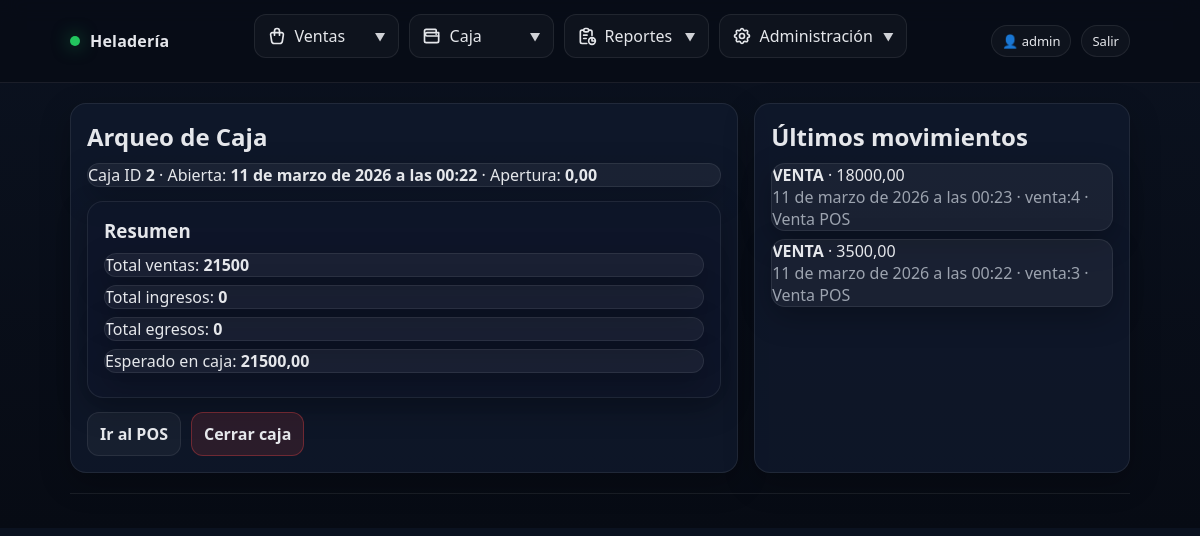
The page /caja/arqueo/ (signed in) on the database as committed earlier.
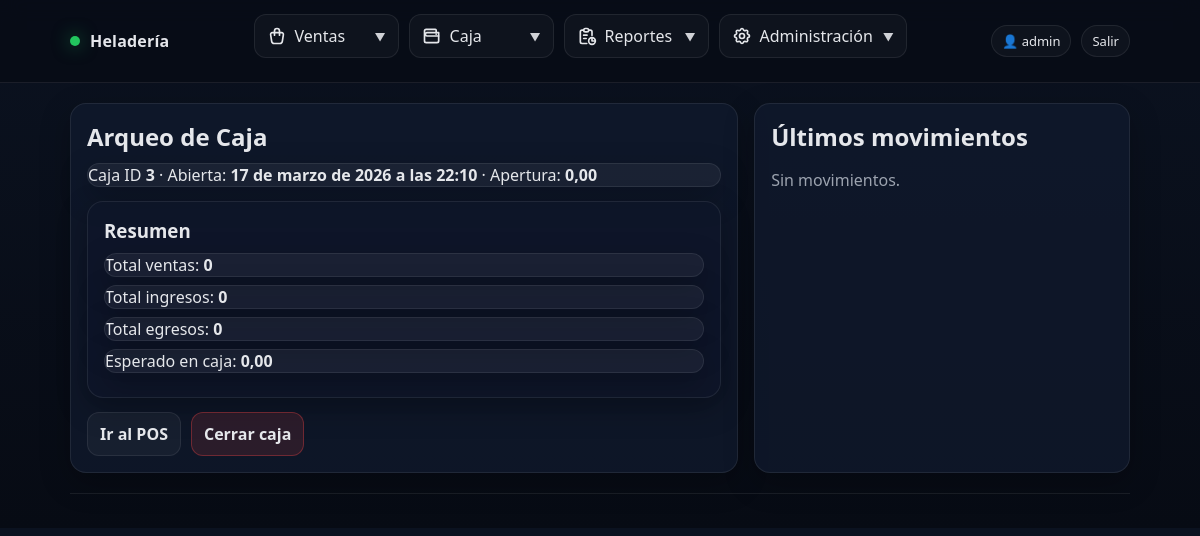
The same page on the database as committed later.
### apps/caja/models.py (models this page shows, shortened)
class CajaSesion(models.Model):
    class Estado(models.TextChoices):
        ABIERTA = "ABIERTA", "Abierta"
        CERRADA = "CERRADA", "Cerrada"
    usuario = models.ForeignKey(
        settings.AUTH_USER_MODEL,
        on_delete=models.PROTECT,
        related_name="cajas",
    )
    estado = models.CharField(
        max_length=10,
        choices=Estado.choices,
        default=Estado.ABIERTA,
    )
    fecha_apertura = models.DateTimeField(auto_now_add=True)
    monto_apertura = models.DecimalField(max_digits=12, decimal_places=2, default=0)
    fecha_cierre = models.DateTimeField(blank=True, null=True)
    monto_cierre_declarado = models.DecimalField(max_digits=12, decimal_places=2, blank=True, null=True)
    notas = models.CharField(max_length=255, blank=True)
    class Meta:
        ordering = ["-fecha_apertura"]
        verbose_name = "Caja (Sesión)"
        verbose_name_plural = "Cajas (Sesiones)"

class MovimientoCaja(models.Model):
    class Tipo(models.TextChoices):
        VENTA = "VENTA", "Venta"
        INGRESO = "INGRESO", "Ingreso"
        EGRESO = "EGRESO", "Egreso"
        AJUSTE = "AJUSTE", "Ajuste"
    caja_sesion = models.ForeignKey(
        CajaSesion,
        on_delete=models.PROTECT,
        related_name="movimientos",
    )
    tipo = models.CharField(max_length=10, choices=Tipo.choices)
    monto = models.DecimalField(max_digits=12, decimal_places=2)
    referencia = models.CharField(max_length=80, blank=True)  # ej: "venta:123"
    motivo = models.CharField(max_length=255, blank=True)
    usuario = models.ForeignKey(settings.AUTH_USER_MODEL, on_delete=models.PROTECT)
    creado_en = models.DateTimeField(auto_now_add=True)
    class Meta:
        ordering = ["-creado_en"]
        verbose_name = "Movimiento de Caja"
        verbose_name_plural = "Movimientos de Caja"

### apps/caja/views.py (the view)
# urls.py: path("arqueo/", views.arqueo_caja, name="arqueo"),
@login_required
def arqueo_caja(request):
    caja = get_caja_abierta(request.user)
    if not caja:
        messages.warning(
            request,
            "La caja está cerrada. Debes abrir una caja para continuar."
        )
        return redirect("caja:apertura")
    movs = caja.movimientos.all()  # Assuming 'movimiento_set' is the related name for MovimientoCaja
    total_ingresos = movs.filter(tipo=MovimientoCaja.Tipo.INGRESO).aggregate(s=Sum("monto"))["s"] or Decimal("0")
    total_egresos  = movs.filter(tipo=MovimientoCaja.Tipo.EGRESO).aggregate(s=Sum("monto"))["s"] or Decimal("0")
    total_ventas   = movs.filter(tipo=MovimientoCaja.Tipo.VENTA).aggregate(s=Sum("monto"))["s"] or Decimal("0")
    esperado = caja.monto_apertura + total_ingresos + total_ventas - total_egresos
    return render(
        request,
        "caja/arqueo.html",
        {
            "caja": caja,
            "total_ingresos": total_ingresos,
            "total_egresos": total_egresos,
            "total_ventas": total_ventas,
            "esperado": esperado,
            "movimientos": movs[:20],
        },
    )

### apps/caja/services.py (called while the page is built)
def get_caja_abierta(usuario) -> CajaSesion | None:
    return (
        CajaSesion.objects
        .filter(usuario=usuario, estado=CajaSesion.Estado.ABIERTA)
        .first()
    )

### templates/caja/arqueo.html (shortened to what this page needs)
{% extends "base.html" %}
{% block content %}
  <div class="grid">
    <section class="card">
      <h1>Arqueo de Caja</h1>
      <div class="msg">
        Caja ID <b>{{ caja.id }}</b> · Abierta: <b>{{ caja.fecha_apertura }}</b> · Apertura: <b>{{ caja.monto_apertura }}</b>
      </div>
      <div class="card" style="margin-top:14px;background:rgba(15,23,42,.55)">
        <h3>Resumen</h3>
        <div class="msg">Total ventas: <b>{{ total_ventas }}</b></div>
        <div class="msg">Total ingresos: <b>{{ total_ingresos }}</b></div>
        <div class="msg">Total egresos: <b>{{ total_egresos }}</b></div>
        <div class="msg">Esperado en caja: <b>{{ esperado }}</b></div>
      </div>
      <div class="row" style="margin-top:14px">
        <a class="btn" href="{% url 'ventas:pos' %}">Ir al POS</a>
        <a class="btn danger" href="{% url 'caja:cierre' %}">Cerrar caja</a>
      </div>
    </section>
    <aside class="card">
      <h2>Últimos movimientos</h2>
      {% if movimientos %}
        {% for m in movimientos %}
          <div class="msg">
            <b>{{ m.tipo }}</b> · {{ m.monto }}<br>
            <span class="muted">{{ m.creado_en }} · {{ m.referencia }} · {{ m.motivo }}</span>
          </div>
        {% endfor %}
      {% else %}
        <p class="muted">Sin movimientos.</p>
      {% endif %}
    </aside>
  </div>
{% endblock %}

Rows that differ between the two databases and show on the page:
no longer on this page (row edited): CajaSesion: id "2", fecha_apertura "11 de marzo de 2026 a las 00:22", monto_apertura "0,00"
no longer on this page (row unchanged): MovimientoCaja: tipo "VENTA", monto "18000,00", creado_en "11 de marzo de 2026 a las 00:23", referencia "venta:4", motivo "Venta POS"
no longer on this page (row unchanged): MovimientoCaja: tipo "VENTA", monto "3500,00", creado_en "11 de marzo de 2026 a las 00:22", referencia "venta:3", motivo "Venta POS"
added CajaSesion: id "3", fecha_apertura "17 de marzo de 2026 a las 22:10", monto_apertura "0,00"
Other text that changed with them:
{{ total_ventas }}: "21500" → "0"
{{ esperado }}: "21500,00" → "0,00"
text now shown: "Sin movimientos."
